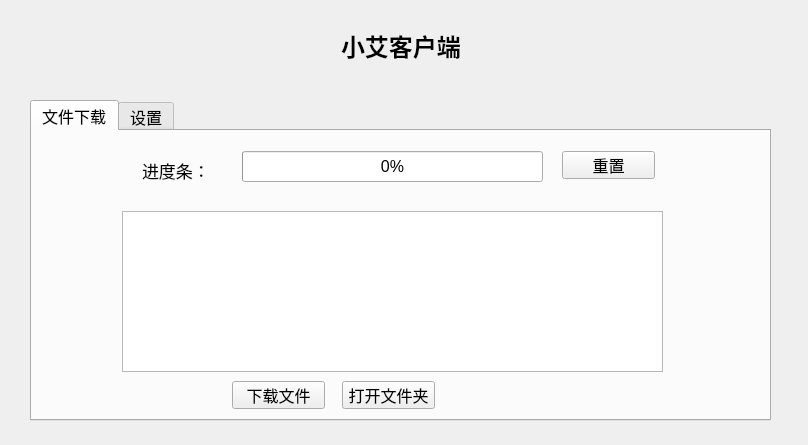
<?xml version="1.0" encoding="UTF-8"?>
<ui version="4.0">
 <class>Widget</class>
 <widget class="QWidget" name="Widget">
  <property name="geometry">
   <rect>
    <x>0</x>
    <y>0</y>
    <width>808</width>
    <height>445</height>
   </rect>
  </property>
  <property name="font">
   <font>
    <bold>true</bold>
   </font>
  </property>
  <property name="windowTitle">
   <string>Widget</string>
  </property>
  <property name="windowIcon">
   <iconset>
    <normaloff>C:/Users/admin/Pictures/Saved Pictures/2161797694.jpg</normaloff>C:/Users/admin/Pictures/Saved Pictures/2161797694.jpg</iconset>
  </property>
  <widget class="QWidget" name="horizontalLayoutWidget">
   <property name="geometry">
    <rect>
     <x>30</x>
     <y>10</y>
     <width>741</width>
     <height>71</height>
    </rect>
   </property>
   <layout class="QHBoxLayout" name="horizontalLayout">
    <item>
     <spacer name="horizontalSpacer">
      <property name="orientation">
       <enum>Qt::Horizontal</enum>
      </property>
      <property name="sizeHint" stdset="0">
       <size>
        <width>40</width>
        <height>20</height>
       </size>
      </property>
     </spacer>
    </item>
    <item>
     <widget class="QLabel" name="label">
      <property name="font">
       <font>
        <pointsize>18</pointsize>
        <bold>true</bold>
       </font>
      </property>
      <property name="text">
       <string>小艾客户端</string>
      </property>
     </widget>
    </item>
    <item>
     <spacer name="horizontalSpacer_2">
      <property name="orientation">
       <enum>Qt::Horizontal</enum>
      </property>
      <property name="sizeHint" stdset="0">
       <size>
        <width>40</width>
        <height>20</height>
       </size>
      </property>
     </spacer>
    </item>
   </layout>
  </widget>
  <widget class="QTabWidget" name="tabWidget">
   <property name="geometry">
    <rect>
     <x>30</x>
     <y>100</y>
     <width>741</width>
     <height>321</height>
    </rect>
   </property>
   <property name="font">
    <font>
     <pointsize>12</pointsize>
     <bold>false</bold>
    </font>
   </property>
   <property name="currentIndex">
    <number>0</number>
   </property>
   <widget class="QWidget" name="tab">
    <attribute name="title">
     <string>文件下载</string>
    </attribute>
    <widget class="QWidget" name="widget_4" native="true">
     <property name="geometry">
      <rect>
       <x>90</x>
       <y>10</y>
       <width>551</width>
       <height>51</height>
      </rect>
     </property>
     <widget class="QLabel" name="label_6">
      <property name="geometry">
       <rect>
        <x>20</x>
        <y>20</y>
        <width>69</width>
        <height>19</height>
       </rect>
      </property>
      <property name="font">
       <font>
        <pointsize>13</pointsize>
        <bold>false</bold>
       </font>
      </property>
      <property name="text">
       <string>进度条：</string>
      </property>
     </widget>
     <widget class="QProgressBar" name="progressBar">
      <property name="geometry">
       <rect>
        <x>120</x>
        <y>10</y>
        <width>301</width>
        <height>31</height>
       </rect>
      </property>
      <property name="value">
       <number>0</number>
      </property>
     </widget>
     <widget class="QPushButton" name="resetProgress">
      <property name="geometry">
       <rect>
        <x>440</x>
        <y>10</y>
        <width>93</width>
        <height>28</height>
       </rect>
      </property>
      <property name="text">
       <string>重置</string>
      </property>
     </widget>
    </widget>
    <widget class="QTextBrowser" name="textBrowser">
     <property name="geometry">
      <rect>
       <x>90</x>
       <y>80</y>
       <width>541</width>
       <height>161</height>
      </rect>
     </property>
    </widget>
    <widget class="QPushButton" name="downloadBtn">
     <property name="geometry">
      <rect>
       <x>200</x>
       <y>250</y>
       <width>93</width>
       <height>28</height>
      </rect>
     </property>
     <property name="text">
      <string>下载文件</string>
     </property>
    </widget>
    <widget class="QPushButton" name="openFloder">
     <property name="geometry">
      <rect>
       <x>310</x>
       <y>250</y>
       <width>93</width>
       <height>28</height>
      </rect>
     </property>
     <property name="text">
      <string>打开文件夹</string>
     </property>
    </widget>
   </widget>
   <widget class="QWidget" name="tab_2">
    <attribute name="title">
     <string>设置</string>
    </attribute>
    <widget class="QPushButton" name="connectBtn">
     <property name="geometry">
      <rect>
       <x>310</x>
       <y>160</y>
       <width>93</width>
       <height>28</height>
      </rect>
     </property>
     <property name="text">
      <string>连接服务器</string>
     </property>
    </widget>
    <widget class="QPushButton" name="disconnectBtn">
     <property name="geometry">
      <rect>
       <x>420</x>
       <y>160</y>
       <width>93</width>
       <height>28</height>
      </rect>
     </property>
     <property name="text">
      <string>断开连接</string>
     </property>
    </widget>
    <widget class="QWidget" name="widget" native="true">
     <property name="geometry">
      <rect>
       <x>140</x>
       <y>20</y>
       <width>381</width>
       <height>52</height>
      </rect>
     </property>
     <layout class="QHBoxLayout" name="horizontalLayout_2">
      <item>
       <widget class="QLabel" name="label_2">
        <property name="text">
         <string>服务器地址</string>
        </property>
       </widget>
      </item>
      <item>
       <widget class="QLineEdit" name="ipEdit"/>
      </item>
     </layout>
    </widget>
    <widget class="QWidget" name="widget_3" native="true">
     <property name="geometry">
      <rect>
       <x>140</x>
       <y>80</y>
       <width>381</width>
       <height>52</height>
      </rect>
     </property>
     <layout class="QHBoxLayout" name="horizontalLayout_5">
      <item>
       <widget class="QLabel" name="label_5">
        <property name="text">
         <string>服务器端口</string>
        </property>
       </widget>
      </item>
      <item>
       <widget class="QLineEdit" name="portEdit"/>
      </item>
     </layout>
    </widget>
   </widget>
  </widget>
 </widget>
 <resources/>
 <connections/>
</ui>
